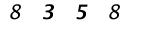
#> input picture captcha_breaker/downloads/00067.jpg, 150 x 36 px; its folder holds only this picture in this run
$ python annotate.py   (older library calls are emulated)
#> lines starting #> are read from the running program, lines starting #| are printed output that depends on the picture; after the words box and inside, x2 and y2 are one past the last pixel; in counts of white or black regions, pixels touching at a corner belong together
# -*- coding: utf-8 -*-
"""
Created on Sat Feb 23 02:28:23 2019

@author: Sohail Khan
@email: mrsohailkhan@gmail.com

"""

from imutils import paths
import argparse
import imutils
import cv2
import os
import matplotlib.pyplot as plt

# construct the argument parse and aprse the agruments
ap = argparse.ArgumentParser()
ap.add_argument("-i", "--input", required=False, default="./downloads", help="path to input directory of images" )
ap.add_argument("-a", "--annot", required=False, default="./dataset", help="path to output directory of annotations")
args = vars(ap.parse_args())

# grab the image then initialize the dictionary of character counts
imagePaths = list(paths.list_images(args["input"]))
counts = {}

# loop over the image paths
for (i, imagePath) in enumerate(imagePaths):
    # display an update ot the user
    print("[INFO] processing image {}/{}".format(i + 1, len(imagePaths)))
    print(imagePath)
    try:
        # load the image and convert it to grayscale, then pad the image to the
        # ensure digits caught on the border of the image are retained
        image = cv2.imread(imagePath)
#> image is the input picture: shape (36, 150, 3); min 0, max 255, mean 241.8
        gray  = cv2.cvtColor(image, cv2.COLOR_BGR2GRAY)
        gray  = cv2.copyMakeBorder(gray, 8, 8, 8, 8, cv2.BORDER_REPLICATE)
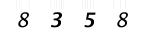
#> gray: shape (52, 166); min 0, max 255, mean 246.5

        # threshold the image to reveal the digits
        thresh = cv2.threshold(gray, 0, 255, cv2.THRESH_BINARY_INV | cv2.THRESH_OTSU)[1]
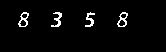
#> thresh: shape (52, 166); 3.2% white in thin lines or dots, all inside (x1, y1, x2, y2) = (18, 12, 128, 27)

        #find contours in the image, keeping only the four largest onces
        im2, cnts, hierarchy = cv2.findContours(thresh.copy(), cv2.RETR_EXTERNAL, cv2.CHAIN_APPROX_SIMPLE)
#> cnts = 4 contours; box (x1, y1, x2, y2) and area: (117, 12, 128, 27) 93, (18, 12, 29, 27) 93, (51, 12, 62, 27) 42, (85, 12, 95, 27) 38
#        print(cnts)
        cnts = sorted(cnts, key=cv2.contourArea, reverse=True)[:4]
        # loop over the contours
        for c in cnts:
            # computer the bounding box for the contour then extract the digit
            (x, y, w, h) = cv2.boundingRect(c)
            roi = gray[y - 5:y + h + 5, x - 5:x + h + 5]

            # display the character, mamking it larger enough for us to see, then wait for a keypress
            cv2.imshow("ROI", imutils.resize(roi, width=28))
            key = cv2.waitKey(0)

            # if the ,', key is pressed, the ignore the character
            if key == ord("'"):
                print("[INFO] ignoring character")
                continue

            # grab the key that was pressed and construct the path the output directory
            key = chr(key).upper()
            dirPath = os.path.sep.join([args["annot"], key])

            # if the output directory does not exist, create it
            if not os.path.exists(dirPath):
                os.makedirs(dirPath)

            # write the labeled character to file
            count = counts.get(key, 1)
            p = os.path.sep.join([dirPath, "{}.png".format(str(count).zfill(6))])
            cv2.imwrite(p, roi)

            # increment the count for the current key
            counts[key] = count + 1
#> this loop made 4 passes; (key Esc is pressed on pass 1)
#> (x, w, count) on passes 1, 2, 4: (117, 11, 1), (18, 11, 1), (85, 10, 2)
#> (x, w, key, count) on pass 3: (51, 11, ' ', 1)
#> pass 1, `roi = gray[y - 5:y + h + 5, x - 5:x + h + 5]`:
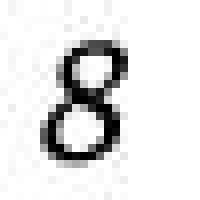
#> roi: shape (25, 25) (shown 8 times larger); min 0, max 255, mean 226.3
#> pass 1, `cv2.imshow("ROI", imutils.resize(roi, width=28))`:
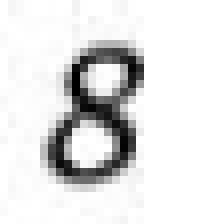
#> window 'ROI': shape (28, 28) (shown 8 times larger); min 0, max 255, mean 226.2
#> pass 2, `roi = gray[y - 5:y + h + 5, x - 5:x + h + 5]`:
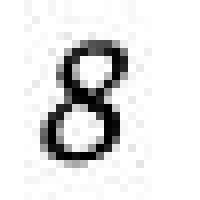
#> roi: shape (25, 25) (shown 8 times larger); min 0, max 255, mean 226
#> after the loop:
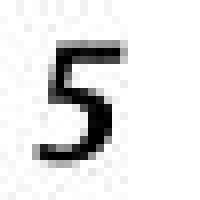
#> roi: shape (25, 25) (shown 8 times larger); min 0, max 255, mean 226.8
#> after the loop, counts = 3 items

    except KeyboardInterrupt:
        print("[INFO] manually leaving script")
        break
#    except:
#        print("[INFO] skipping image...")

$ run again, on captcha_breaker/downloads/00170.jpg
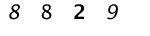
#> input picture captcha_breaker/downloads/00170.jpg, 150 x 36 px
#> image is the input picture: shape (36, 150, 3); min 0, max 255, mean 241.8
#> `thresh = cv2.threshold(gray, 0, 255, cv2.THRESH_BINARY_INV | cv2.THRES..`:
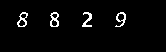
#> thresh: shape (52, 166); 3.3% white in thin lines or dots, all inside (x1, y1, x2, y2) = (17, 12, 126, 27)
#> cnts = 4 contours; box (x1, y1, x2, y2) and area: (17, 12, 28, 27) 92, (50, 12, 59, 27) 92, (115, 12, 126, 27) 74, (82, 12, 92, 27) 44
#> the loop `for c in cnts:` made 4 passes; (key Esc is pressed on pass 1)
#> (x, w, count) on passes 1, 2, 4: (17, 11, 1), (50, 9, 1), (82, 10, 2)
#> after the loop `for c in cnts:`:
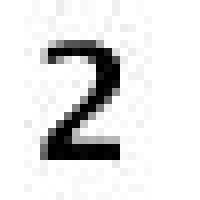
#> roi: shape (25, 25) (shown 8 times larger); min 0, max 255, mean 225.6
#> after the loop `for c in cnts:`: counts = 3 items

$ run again, on captcha_breaker/downloads/00178.jpg
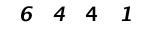
#> input picture captcha_breaker/downloads/00178.jpg, 150 x 36 px
#> image is the input picture: shape (36, 150, 3); min 0, max 255, mean 241.1
#> `thresh = cv2.threshold(gray, 0, 255, cv2.THRESH_BINARY_INV | cv2.THRES..`:
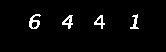
#> thresh: shape (52, 166); 3.3% white in thin lines or dots, all inside (x1, y1, x2, y2) = (29, 14, 139, 29)
#> cnts = 4 contours; box (x1, y1, x2, y2) and area: (29, 14, 41, 29) 88, (62, 15, 73, 29) 66, (94, 15, 105, 29) 58, (130, 14, 139, 29) 35
#> the loop `for c in cnts:` made 4 passes; (key Esc is pressed on pass 1)
#> (x, y, w, h, count) on passes 1, 2, 4: (29, 14, 12, 15, 1), (62, 15, 11, 14, 1), (130, 14, 9, 15, 2)
#> after the loop `for c in cnts:`:
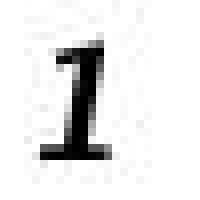
#> roi: shape (25, 25) (shown 8 times larger); min 0, max 255, mean 231
#> after the loop `for c in cnts:`: counts = 3 items
